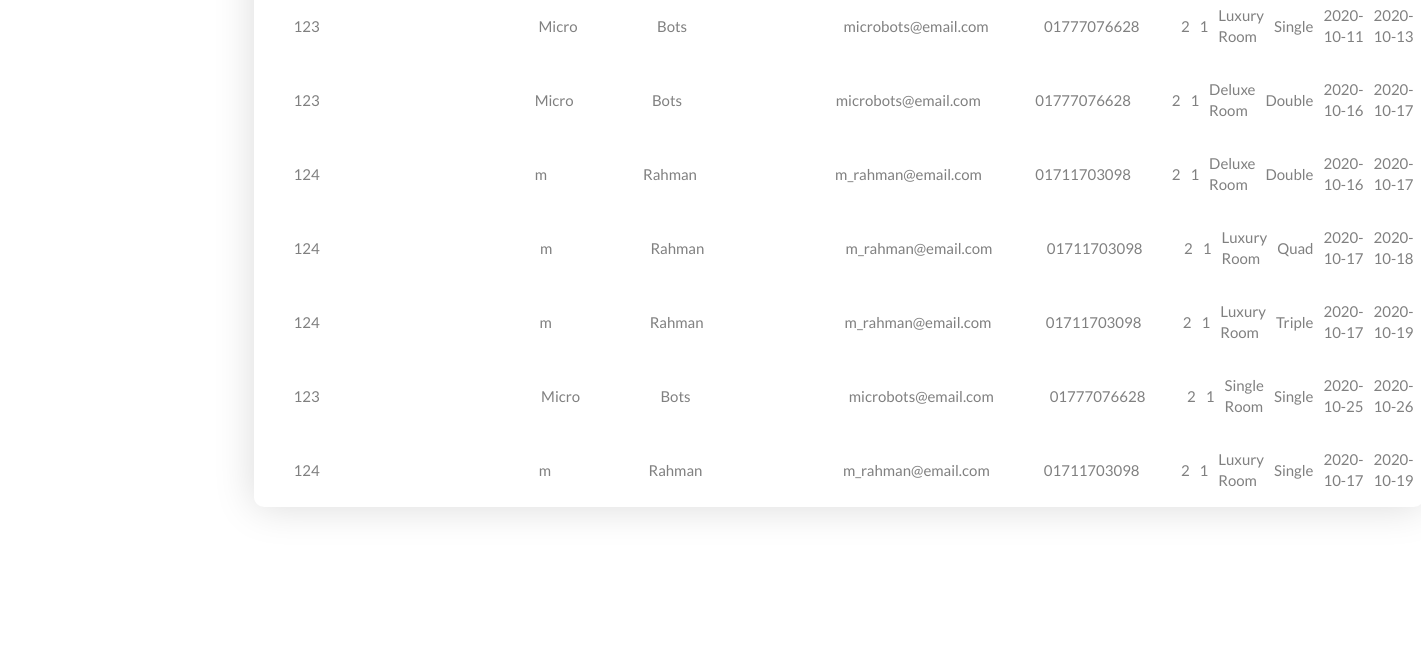
Page /resrvation_table.php (lower part) on the earlier database version.
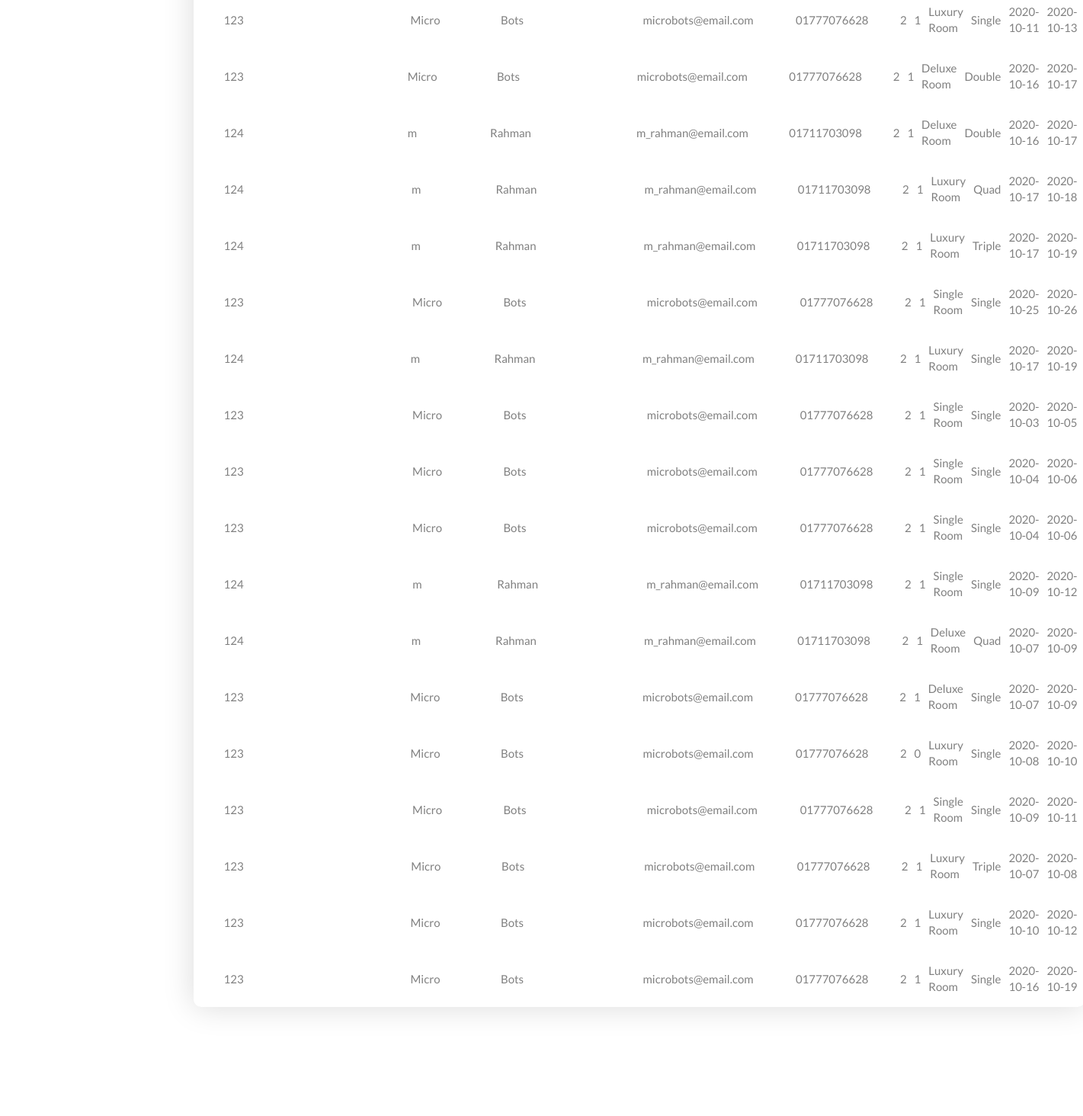
Same page on the later database version.
### tables this page shows
CREATE TABLE `roombook` (
  `id` int(10) NOT NULL,
  `guest_id` int(10) NOT NULL,
  `Room` varchar(15) DEFAULT NULL,
  `bedding` varchar(15) DEFAULT NULL,
  `rdate` date DEFAULT NULL,
  `cin` date DEFAULT NULL,
  `cout` date DEFAULT NULL,
  `adult` int(10) DEFAULT NULL,
  `children` int(10) DEFAULT NULL
);

CREATE TABLE `guest_info` (
  `NID` varchar(8) NOT NULL,
  `first_name` varchar(15) DEFAULT NULL,
  `last_name` varchar(15) NOT NULL,
  `email` varchar(25) NOT NULL,
  `phn_number` varchar(11) NOT NULL,
  `pass` varchar(15) DEFAULT NULL,
  `conf_pass` varchar(15) DEFAULT NULL,
  `choice` int(6) DEFAULT NULL,
  `c_ans` varchar(15) DEFAULT NULL
);

### resrvation_table.php (the view, shortened to what this page needs)
<!DOCTYPE html>
<html lang="en">
<head>
	<link rel="stylesheet" type="text/css" href="css/bootstrap.min.css">
	<link rel="stylesheet" type="text/css" href="fonts/font-awesome-4.7.0/css/font-awesome.min.css">
	<link rel="stylesheet" type="text/css" href="css/animate.css">
	<link rel="stylesheet" type="text/css" href="css/select2.min.css">
	<link rel="stylesheet" type="text/css" href="css/perfect-scrollbar.css">
	<link rel="stylesheet" type="text/css" href="css/util.css">
	<link rel="stylesheet" type="text/css" href="css/main.css">
</head>
<body>
	<div class="container">
  <p class="lead">Search Reservation by guest id:</p><br> </di>
  <br>
	<div class="limiter">
		<div class="container-table100">
			<div class="wrap-table100">
				<div class="table100 ver1 m-b-110">
					<?php
                    require "connection.php";
                    $result= "SELECT *
                              FROM roombook as rb, guest_info as g
                              WHERE rb.guest_id=g.NID";
                    $query= mysqli_query($conn,$result);
                    while($row=mysqli_fetch_assoc($query)){
                    echo '<div class="table100-body js-pscroll">
						<table>
							<tbody id="myTable">
								<tr class="row100 body">
									<td class="cell100 column1">'.$row["guest_id"].'</td>
									<td class="cell100 column2">'.$row["first_name"].'</td>
									<td class="cell100 column3">'.$row["last_name"].'</td>
									<td class="cell100 column4">'.$row["email"].'</td>
									<td class="cell100 column5">'.$row["phn_number"].'</td>
									<td class="cell100 column6">'.$row["adult"].'</td>
									<td class="cell100 column7">'.$row["children"].'</td>
									<td class="cell100 column8">'.$row["Room"].'</td>
									<td class="cell100 column9">'.$row["bedding"].'</td>
									<td class="cell100 column10">'.$row["cin"].'</td>
									<td class="cell100 column11">'.$row["cout"].'</td>
								</tr>
							</tbody>
						</table>
					</div>';
                }
					?>
									</div>
				</div>
			</div>
		</div>
</body>
</html>

Differences in the rows shown:
added roombook: guest "123", guest_info.first_name "Micro", guest_info.last_name "Bots", guest_info.email "microbots@email.com", guest_info.phn_number "01777076628", adult "2", children "1", Room "Single Room", bedding "Single", cin "2020-10-03", cout "2020-10-05"
added roombook: guest "123", guest_info.first_name "Micro", guest_info.last_name "Bots", guest_info.email "microbots@email.com", guest_info.phn_number "01777076628", adult "2", children "1", Room "Single Room", bedding "Single", cin "2020-10-04", cout "2020-10-06"
added roombook: guest "123", guest_info.first_name "Micro", guest_info.last_name "Bots", guest_info.email "microbots@email.com", guest_info.phn_number "01777076628", adult "2", children "1", Room "Single Room", bedding "Single", cin "2020-10-04", cout "2020-10-06"
added roombook: guest "124", guest_info.first_name "m", guest_info.last_name "Rahman", guest_info.email "m_rahman@email.com", guest_info.phn_number "01711703098", adult "2", children "1", Room "Single Room", bedding "Single", cin "2020-10-09", cout "2020-10-12"
added roombook: guest "124", guest_info.first_name "m", guest_info.last_name "Rahman", guest_info.email "m_rahman@email.com", guest_info.phn_number "01711703098", adult "2", children "1", Room "Deluxe Room", bedding "Quad", cin "2020-10-07", cout "2020-10-09"
added roombook: guest "123", guest_info.first_name "Micro", guest_info.last_name "Bots", guest_info.email "microbots@email.com", guest_info.phn_number "01777076628", adult "2", children "1", Room "Deluxe Room", bedding "Single", cin "2020-10-07", cout "2020-10-09"
added roombook: guest "123", guest_info.first_name "Micro", guest_info.last_name "Bots", guest_info.email "microbots@email.com", guest_info.phn_number "01777076628", adult "2", children "0", Room "Luxury Room", bedding "Single", cin "2020-10-08", cout "2020-10-10"
added roombook: guest "123", guest_info.first_name "Micro", guest_info.last_name "Bots", guest_info.email "microbots@email.com", guest_info.phn_number "01777076628", adult "2", children "1", Room "Single Room", bedding "Single", cin "2020-10-09", cout "2020-10-11"
added roombook: guest "123", guest_info.first_name "Micro", guest_info.last_name "Bots", guest_info.email "microbots@email.com", guest_info.phn_number "01777076628", adult "2", children "1", Room "Luxury Room", bedding "Triple", cin "2020-10-07", cout "2020-10-08"
added roombook: guest "123", guest_info.first_name "Micro", guest_info.last_name "Bots", guest_info.email "microbots@email.com", guest_info.phn_number "01777076628", adult "2", children "1", Room "Luxury Room", bedding "Single", cin "2020-10-10", cout "2020-10-12"
added roombook: guest "123", guest_info.first_name "Micro", guest_info.last_name "Bots", guest_info.email "microbots@email.com", guest_info.phn_number "01777076628", adult "2", children "1", Room "Luxury Room", bedding "Single", cin "2020-10-16", cout "2020-10-19"
